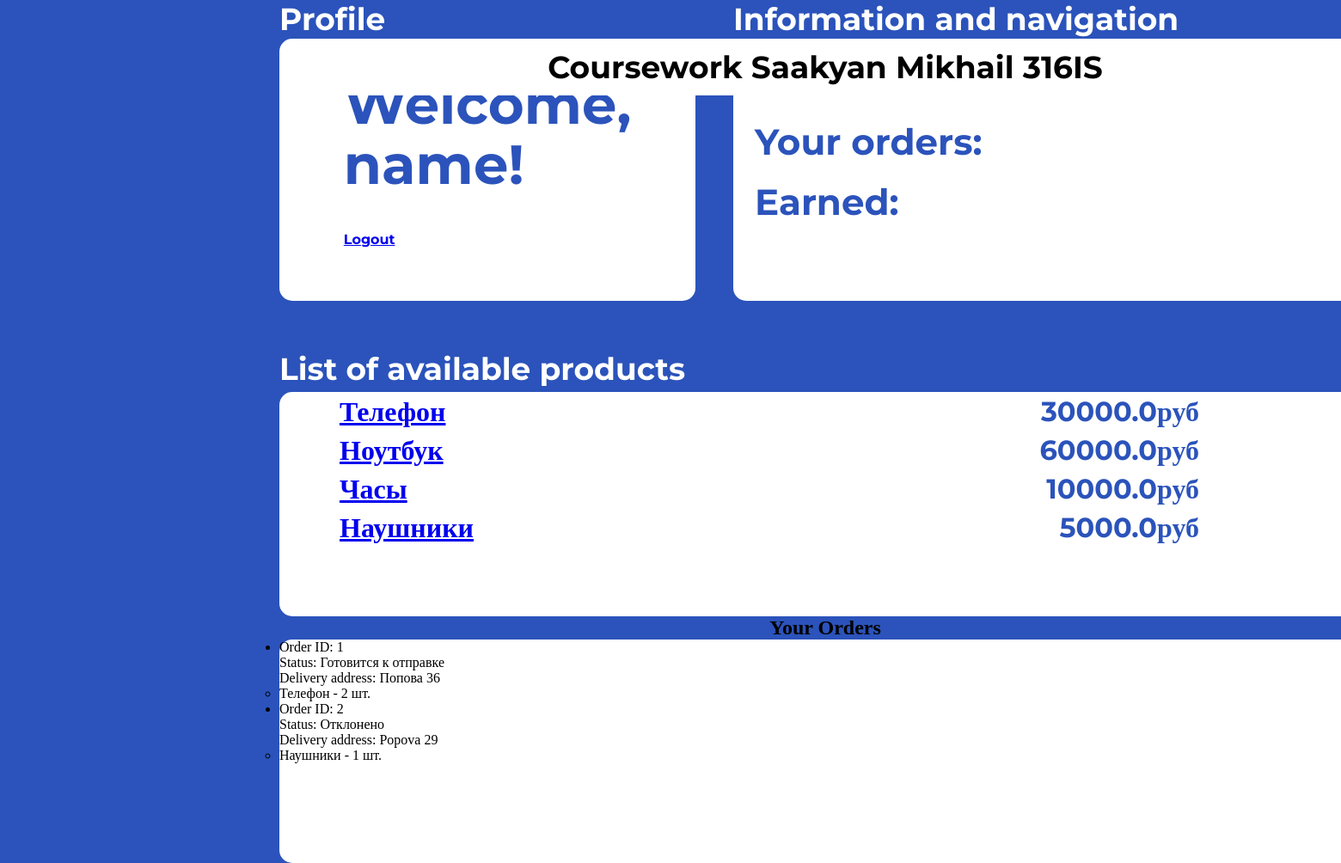
Screenshot of / (signed in) with the database file from the repository.
### app.py (models this page shows)
class User(UserMixin, db.Model):
    id = db.Column(db.Integer, primary_key=True)
    username = db.Column(db.String(15), unique=True, nullable=False)
    password = db.Column(db.String(80), nullable=False)
    role = db.Column(db.String(10), default='user')  # "user" или "admin"

class Product(db.Model):
    id = db.Column(db.Integer, primary_key=True)
    name = db.Column(db.String(100), nullable=False)
    price = db.Column(db.Float, nullable=False)
    quantity = db.Column(db.Integer, nullable=False)  # Количество товара на складе
    comment = db.Column(db.String(200))  # Описание или комментарий к товару

class Order(db.Model):
    id = db.Column(db.Integer, primary_key=True)
    user_id = db.Column(db.Integer, db.ForeignKey('user.id'), nullable=False)  # Внешний ключ на пользователя
    user = db.relationship('User', backref='orders')  # Связь с пользователем
    status = db.Column(db.String(50), default='Ожидает подтверждения')  # Статус заказа
    address = db.Column(db.String(200), nullable=False)  # Адрес доставки
    items = db.relationship('OrderItem', backref='order', lazy=True)

class OrderItem(db.Model):
    id = db.Column(db.Integer, primary_key=True)
    order_id = db.Column(db.Integer, db.ForeignKey('order.id'), nullable=False)
    product_id = db.Column(db.Integer, db.ForeignKey('product.id'), nullable=False)
    product_name = db.Column(db.String(100), nullable=False)
    quantity = db.Column(db.Integer, nullable=False)

### app.py (the view)
@app.route('/')
@login_required
def index():
    if current_user.role == 'admin':
        orders = Order.query.all()  # Админ видит все заказы
        return render_template('admin_orders.html', orders=orders)
    else:
        orders = Order.query.filter_by(user_id=current_user.id).all()  # Пользователь видит свои заказы
        products = Product.query.all()
        return render_template('index.html', orders=orders, products=products)

### app.py (called while the page is built)
@login_manager.user_loader
def load_user(user_id):
    return User.query.get(int(user_id))

### templates/index.html (shortened to what this page needs)
<!DOCTYPE html>
<html>
    <head>
    </head>
    <body>
        <div class="backround">
            <div class="nav">
                <div class="creator-block">
                    <p class="creator-txt">Coursework Saakyan Mikhail 316IS</p>
                </div>
                <div class="global-float">
                    <p class="profile-txt">Profile</p>
                    <div class="user-block">
                        <p class="profile-txt-two">Welcome,<br> {{ current_user.username }}!<br> <a class="logout" href="{{ url_for('logout') }}">Logout</a></p>
                    </div>
                </div>
                <div class="global-float">
                    <div style="margin-left: 44px">
                        <p class="profile-txt">Information and navigation</p>
                        <div class="user-block-two">
                            <p class="orders">Your orders:</p>
                            <p class="orders">Earned:</p>
                        </div>
                    </div>
                </div>
            </div>
            <p class="profile-txt-three">List of available products</p>
            <div class="product-list">
                <div class="nav-orders">
                    {% for product in products %}
                    <p class="orders-items">
                        <a href="{{ url_for('order_product', product_id=product.id) }}">{{ product.name }}</a>
                        <span class="text-align: end">{{ product.price }}руб</span>
                    </p>
                    {% endfor %}
                </div>
            </div>
            <h2>Your Orders</h2>
            <div class="product-list">
                <ul>
                    {% for order in orders %}
                    <li>
                        <p>Order ID: {{ order.id }}</p>
                        <p>Status: {{ order.status }}</p>
                        <p>Delivery address: {{ order.address }}</p>
                        <ul>
                            {% for item in order.items %}
                            <li>{{ item.product_name }} - {{ item.quantity }} шт.</li>
                            {% endfor %}
                        </ul>
                    </li>
                    {% endfor %}
                </ul>
            </div>
        </div>
    </body>
</html>

### templates/index.html (style rules this page uses)
* { margin: 0px; padding: 0px; }
.backround { width: 1920px; height: 1004px; background: rgb(43, 83, 187); align-items: center; justify-content: center; display: flex; flex-direction: column; }
.creator-block { position: absolute; width: 1270px; height: 66px; bottom: 893px; border-radius: 15px; background: rgb(255, 255, 255); align-items: center; justify-content: center; display: flex; }
.creator-txt { color: rgb(0, 0, 0); font-family: Montserrat; font-size: 36px; font-weight: 700; line-height: 44px; letter-spacing: 0px; text-align: center; }
.profile-txt { color: rgb(255, 255, 255); font-family: Montserrat; font-size: 36px; font-weight: 700; line-height: 44px; letter-spacing: 0px; text-align: start; margin: 0px 0px 5px 0px; }
.logout { font-size: 16px; }
.user-block { width: 484px; height: 301px; border-radius: 15px; background: rgb(255, 255, 255); display: flex; justify-content: center; align-items: center; }
.profile-txt-two { color: rgb(43, 83, 187); font-family: Montserrat; font-size: 64px; font-weight: 700; line-height: 70px; letter-spacing: 0px; text-align: start; }
.global-float { float: left; }
.user-block-two { width: 742px; height: 301px; border-radius: 15px; background: rgb(255, 255, 255); display: flex; justify-content: center; flex-direction: column; }
.orders { color: rgb(43, 83, 187); font-family: Montserrat; font-size: 42px; font-weight: 700; line-height: 70px; letter-spacing: 0px; text-align: start; margin-left: 25px; }
.product-list { border-radius: 15px; background: rgb(255, 255, 255); width: 1270px; height: 380px; }
.profile-txt-three { color: rgb(255, 255, 255); font-family: Montserrat; font-size: 36px; font-weight: 700; line-height: 44px; letter-spacing: 0px; text-align: start; margin: 57px 0px 5px 0px; width: 1270px; }
.orders-items { color: rgb(43, 83, 187); font-family: Montserrat; font-size: 32px; font-weight: 700; line-height: 45px; letter-spacing: 0px; text-align: start; margin-left: 10px; margin: 0px 200px 0px 70px; display: flex; justify-content: space-between; }

### rows the page displays
User: username "name"
Product: name "Телефон", price "30000.0"
Product: name "Ноутбук", price "60000.0"
Product: name "Часы", price "10000.0"
Product: name "Наушники", price "5000.0"
Order: id "1", status "Готовится к отправке", address "Попова 36"
OrderItem: product_name "Телефон", quantity "2"
Order: id "2", status "Отклонено", address "Popova 29"
OrderItem: product_name "Наушники", quantity "1"
